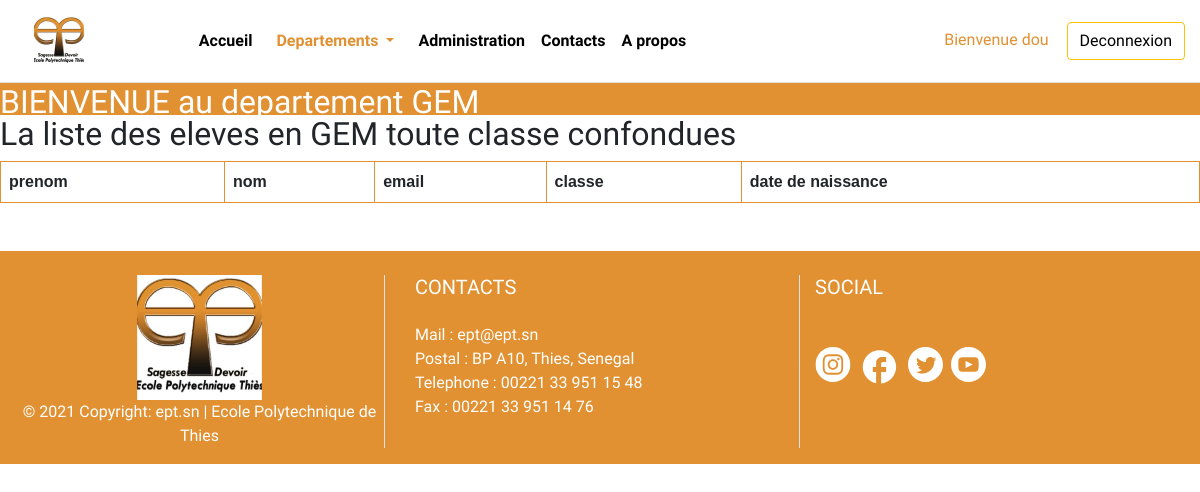
The app's page /departement/GEM (signed in), older data.
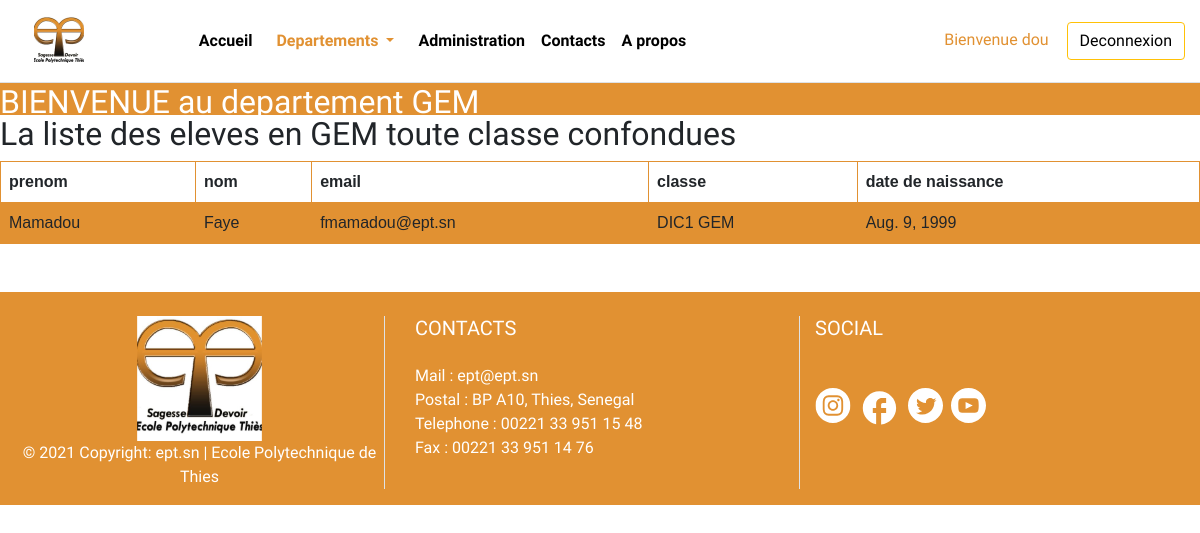
The same page, newer data.
### departements/models.py (models this page shows, shortened)
class Utilisateur(models.Model):
    class Meta:
        ordering = ('nom',)
    prenom = models.CharField(max_length = 200)
    nom = models.CharField(max_length = 200)
    mail = models.EmailField(max_length=100 , primary_key=True)

class Etudiant(Utilisateur):
    class Meta:
        pass
    date_de_naissance = models.DateField(null=True)
    date_dinscription = models.DateField()
    lieu_de_naissance = models.CharField(max_length = 200)
    appartient = models.ManyToManyField('Classe')
    departement = models.ManyToManyField('Departement',default='GIT')

class Utilisateur(models.Model):
    class Meta:
        ordering = ('nom',)
    prenom = models.CharField(max_length = 200)
    nom = models.CharField(max_length = 200)
    mail = models.EmailField(max_length=100 , primary_key=True)

class Classe(models.Model):
    class Meta:
        pass
    nom_classe = models.TextField(max_length=100  , primary_key=True)
    description_classe = models.TextField(max_length=1000)
    def __str__(self):
        return self.nom_classe

### home/views.py (the view)
# urls.py: path('departement/<str:dep_num>', views.departement, name="departement_GIT"),
def departement(request , dep_num): #my logout view
    liste_git = Etudiant.objects.filter(departement=dep_num)
    upload = ConnexionForm()
    inscription = InscriptionForm()
    if request.method == 'POST':
        inscription = InscriptionForm(request.POST, request.FILES)
        username = request.POST['username']
        password = request.POST['password']
        user = authenticate(username=username, password=password)
        if user is not None and user.is_active:
            login(request, user)
            request.session['name'] = username
            request.session['password'] = password
            return redirect(request.path_info) #redirect to the current page
        else:
            return HttpResponse("""identifiants incorrects recharger la page ? <a href = "">reload</a>""")
        if inscription.is_valid():
            inscription.save()
            return HttpResponse("reussite")
        else:
            return HttpResponse("echec")
    else:
        return render(request, "departement_GIT.html" , {'liste_git':liste_git , 'upload_form':upload ,'nom_departement':dep_num })

### templates/departement_GIT.html (shortened to what this page needs)
{% load static %}
<!DOCTYPE html>
<html>
    <head>
    </head>
    <link rel="stylesheet" href="{% static 'css\bootstrap.min.css' %}">
    <body>
        <header>
        {% block extraheader %}
        {% include "head.html" %}
        {% endblock extraheader %}
        </header>
        <div style="background-color:rgb(225,145,50); height:2em">
          <h2 style="color:white">BIENVENUE au departement {{ nom_departement }}</h2>
        </div>
        <div class="">
          {% if request.user.is_authenticated %}
          <h2>La liste des eleves en {{ nom_departement }} toute classe confondues</h2>
            <table>
            <tr>
            <th>prenom </th>
            <th>nom</th>
            <th>email</th>
            <th>classe</th>
            <th>date de naissance</th>
            </tr>
          {% for git in liste_git %}
          <tr>
            <td>{{ git.prenom }} </td>
            <td>{{ git.nom }} </td>
            <td>{{ git.mail }} </td>
            {% for classe in git.appartient.all %}
            <td>{{ classe }}</td>
            {% endfor %}
            <td>{{ git.date_de_naissance }} </td>
          </tr>
          {% endfor %}
        </table>
        <br><br>
          {% else %}
          <p>veuillez vous connecter pour voir la liste des eleves GIT</p>
          {% endif %}
        </div>
        {% block loginmodal %}
        {% include "loginmodal.html" %}
        {% endblock loginmodal %}
        {% block inscriptionmodal %}
        {% include "inscriptionmodal.html" %}
        {% endblock inscriptionmodal %}
        {% block footer %}
        {% include "footer.html" %}
        {% endblock footer %}
    </body>
</html>

### templates/head.html (shortened to what this page needs)
{% load static %}
<!DOCTYPE html>
<html lang="en" dir="ltr">
  <head>
  </head>
  <body>
      <header class="d-flex flex-wrap align-items-center justify-content-center  py-3  border-bottom">
          <div class="col-lg-1 col-md-12 float-left">
        <a href="/" class="d-flex align-items-center col-md-3 mb-2 mb-md-0 text-dark text-decoration-none">
          <img src="{% static 'images/ept_logoHAUT.svg' %}" height="50" alt="logoEPT">
        </a>
        </div>
        <div class="col-lg-7 col-md-12 ">
        <ul class="nav col-12 col-md-auto   mb-2 justify-content-center mb-md-0">
          <li><a href="/" id="accueil" class="nav-link px-2 link-secondary">Accueil</a></li>
          <li>
            <a class="nav-link dropdown-toggle" id="departements" style="" href="#" id="navbarDropdown" role="button" data-toggle="dropdown" aria-haspopup="true" aria-expanded="false">
              Departements
            </a>
          <li>
          <li><a href="/admin" id="administration" class="nav-link px-2 link-dark">Administration</a></li>
          <li><a href="/contacts" id="contacts"  class="nav-link px-2 link-dark">Contacts</a></li>
          <li><a href="#" id="a propos"  class="nav-link px-2 link-dark">A propos</a></li>
        </ul>
        </div>
        <div class="col-lg-4 col-md-12 text-right text-end">
          {% if request.user.is_authenticated %}
          <button  style="background-color : white; border:none ;color:rgb(225,145,50);"  data-toggle="modal"class=" disabled   ml-5 mr-2">Bienvenue {{request.user.username}} </button>
          <button type="button"  data-toggle="modal" class="btn btn-outline-warning"><a href="/logout" style="text-decoration:none ; color:black ">Deconnexion</a></button>
          {% else %}
          <button type="button" style="background-color : rgb(225,145,50)  ;color:white;" href="#myModal" data-toggle="modal"class="btn trigger-btn  btn-warning ml-5 mr-2">Connexion</button>
          <button type="button" href="#myModal2" data-toggle="modal" class="btn btn-outline-warning">Inscription</button>
          {% endif %}
        </div>
      </header>
  </body>
</html>

### templates/loginmodal.html (shortened to what this page needs)
{% block content %}
<!DOCTYPE html>
<html lang="en">
<head>
</head>
<body>
</body>
</html>
{% endblock %}

### templates/inscriptionmodal.html (shortened to what this page needs)
{% load static %}
{% block content %}
<!DOCTYPE html>
<html lang="en">
<head>
</head>
<body>
</body>
</html>
{% endblock %}

### templates/footer.html (shortened to what this page needs)
{% load static %}
      <footer class="page-footer font-small pt-4 " style="background-color : rgb(225,145,50) ; color : white">
        <div class="container-fluid text-center text-md-left">
          <div class="row">
            <div class="col-md-4 mt-md-0 mt-3">
              <div class="text-center border-right">
                <img src="{% static 'images/ept_logoHAUT.svg' %}" height = "125" class="rounded " alt="...">
                <p class="footer-copyright ">© 2021 Copyright: ept.sn | Ecole Polytechnique de Thies </p>
              </div>
            </div>
            <div class="col-md-4 m4-md-0 mb-3  border-right">
              <h5 class="text-uppercase">Contacts</h5>
              <ul class="list-unstyled mt-4">
                <li>
                  <a style="text-decoration:none; color: white ;font-weight :normal;  ;" href="#!">Mail : ept@ept.sn</a>
                </li>
                <li>
                  <a style="text-decoration:none; color: white ;font-weight :normal  ;" href="#!">Postal : BP A10, Thies, Senegal</a>
                </li>
                <li>
                  <a style="text-decoration:none; color: white ;font-weight :normal  ;" href="#!">Telephone : 00221 33 951 15 48</a>
                </li>
                <li>
                  <a style="text-decoration:none; color: white ;font-weight :normal  ;" href="#!">Fax : 00221 33 951 14 76</a>
                </li>
              </ul>
            </div>
            <div class="col-md-4 mb-md-0 mb-3">
              <h5 class="text-uppercase">Social</h5>
              <ul class="list-unstyled list-group list-group-horizontal-md mt-5">
                <li class="mr-2">
                  <a style="text-decoration:none; color: white" href="#!"><img src="{% static 'images/iconmonstr-instagram-141.svg' %}"  alt="..."></a>
                </li>
                <li class="mr-2">
                  <a style="text-decoration:none; color: white" href="#!"><img src="{% static 'images/facebook_black_24dp1.svg' %}"  alt="..."></a>
                </li>
                <li class="mr-2">
                  <a style="text-decoration:none; color: white" href="#!"><img src="{% static 'images/iconmonstr-twitter-41.svg' %}"  alt="..."></a>
                </li>
                <li>
                  <a style="text-decoration:none ; color: white" href="#!"><img src="{% static 'images/iconmonstr-youtube-91.svg' %}"  alt="..."></a>
                </li>
              </ul>
            </div>
          </div>
        </div>
      </footer>

### templates/departement_GIT.html (style rules this page uses)
#departements { color : rgb(225,145,50) ; }
table { font-family: arial, sans-serif; border-collapse: collapse; width: 100%; }
td, th { border: 1px solid rgb(225,145,50); text-align: left; padding: 8px; }
tr:nth-child(even) { background-color: rgb(225,145,50); }

### templates/head.html (style rules this page uses)
li a { text-decoration:none ; color : black ; font-weight :bold ; }

### templates/loginmodal.html (style rules this page uses)
body { font-family: 'Varela Round', sans-serif; }

### templates/inscriptionmodal.html (style rules this page uses)
body { font-family: 'Varela Round', sans-serif; }

Row changes from the older to the newer data that the page shows:
added departements_etudiant_departement: departement "GEM"
added Etudiant: prenom "Mamadou", nom "Faye", mail "fmamadou@ept.sn", date_de_naissance "Aug. 9, 1999"
added Classe: nom_classe "DIC1 GEM"
Text that changed along with them:
{{ nom_departement }}: "GEM" → (not shown)
